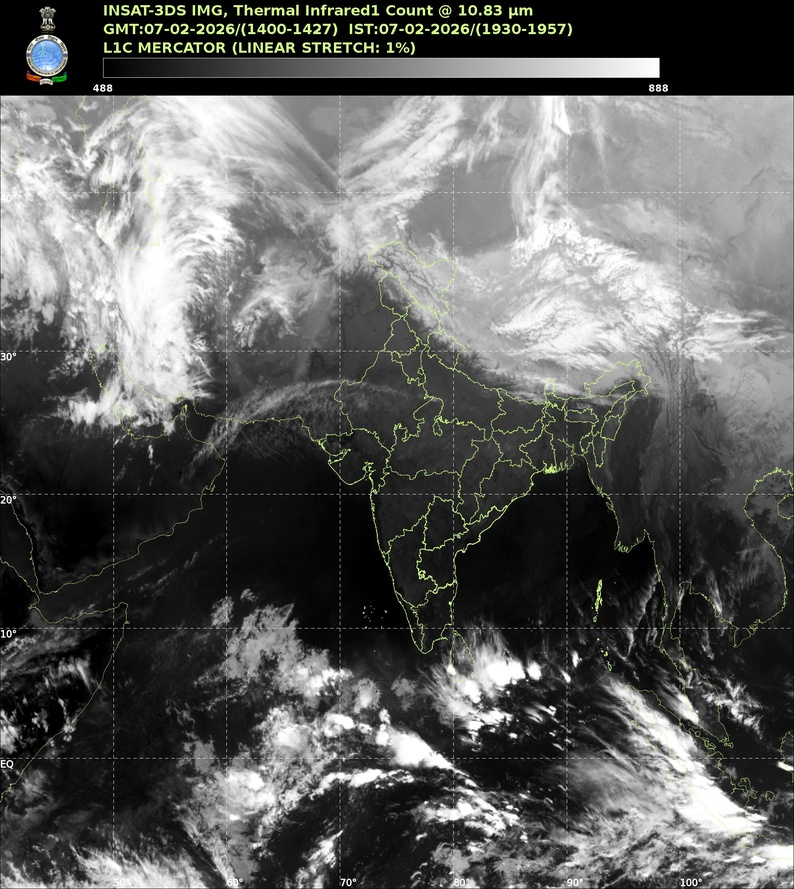
#> input picture 3Dasiasec_ir1.jpg, 794 x 889 px, shrunk from 2002 x 2242 before the run
$ python rainfall_analysis.py
#> lines starting #> are read from the running program, lines starting #| are printed output that depends on the picture
import numpy as np
from PIL import Image
import matplotlib.pyplot as plt
from matplotlib.patches import Patch

def analyze_satellite_image(image_path):
    """Analyze satellite image to identify potential rainfall regions."""
#> called with image_path = '3Dasiasec_ir1.jpg'

    img = Image.open(image_path)
#> img is the input picture: PIL image 794x889 RGB; mean R, G, B 96, 96.6, 95.1
    img_array = np.array(img)

    # Convert to grayscale if needed
    if len(img_array.shape) == 3:
        gray = np.mean(img_array, axis=2)
    else:
        gray = img_array

    # Image bounds (from the image metadata)
    # Approximate geographic bounds based on grid lines visible
    lat_min, lat_max = -5, 45  # Equator to ~45N
    lon_min, lon_max = 50, 105  # ~50E to ~105E

    header_height = 80
    data_region = gray[header_height:, :]
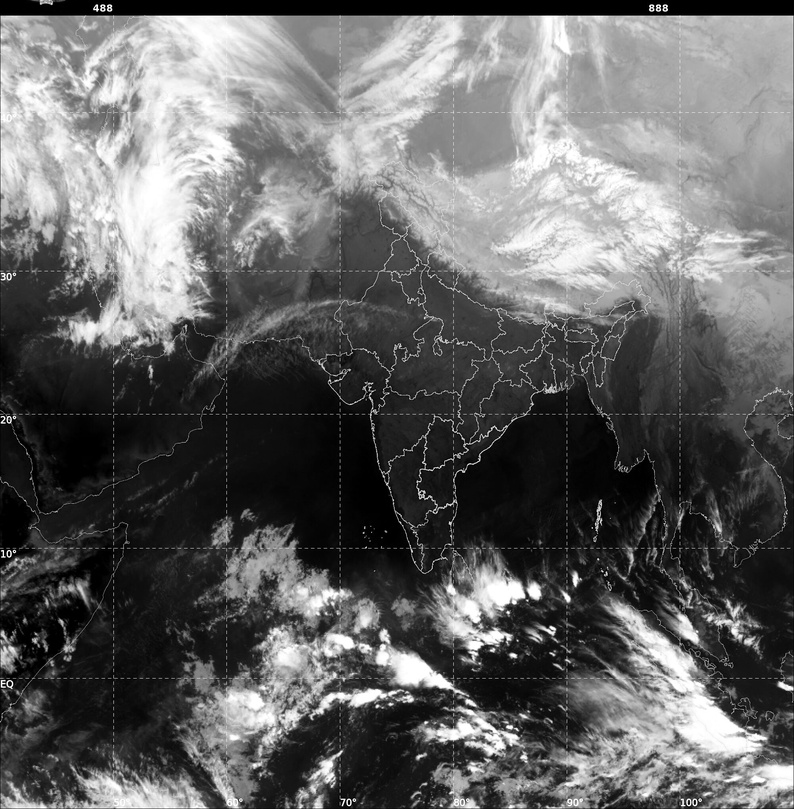
#> data_region: shape (809, 794) float64; min 0, max 255, mean 100.9

    height, width = data_region.shape
#> height = 809; width = 794

    # Cloud classification thresholds (IR imagery: brighter = colder = higher clouds)
    DENSE_CLOUD = 200  # Very bright - deep convective clouds, high rain probability
    MEDIUM_CLOUD = 160  # Medium brightness - moderate clouds
    LIGHT_CLOUD = 120  # Light clouds - low probability

    # Create classification map
    cloud_class = np.zeros_like(data_region)
    cloud_class[data_region >= DENSE_CLOUD] = 3  # High rain probability
    cloud_class[(data_region >= MEDIUM_CLOUD) & (data_region < DENSE_CLOUD)] = 2  # Medium
    cloud_class[(data_region >= LIGHT_CLOUD) & (data_region < MEDIUM_CLOUD)] = 1  # Low

    # Define regions of interest
    regions = {
        'North India (J&K, HP, Uttarakhand)': {'lat': (30, 40), 'lon': (70, 82)},
        'Northwest India (Punjab, Haryana, Rajasthan)': {'lat': (25, 32), 'lon': (70, 78)},
        'Northeast India': {'lat': (22, 30), 'lon': (88, 98)},
        'Central India (MP, Chhattisgarh)': {'lat': (18, 26), 'lon': (76, 85)},
        'Western India (Gujarat, Maharashtra)': {'lat': (15, 25), 'lon': (68, 76)},
        'South India (Karnataka, TN, Kerala)': {'lat': (8, 18), 'lon': (74, 82)},
        'Eastern India (Odisha, WB)': {'lat': (18, 25), 'lon': (82, 90)},
        'Arabian Sea': {'lat': (5, 20), 'lon': (55, 72)},
        'Bay of Bengal': {'lat': (5, 20), 'lon': (80, 95)},
        'Pakistan/Afghanistan': {'lat': (25, 38), 'lon': (60, 72)},
    }

    def latlon_to_pixel(lat, lon):
        """Convert lat/lon to pixel coordinates."""
        x = int((lon - lon_min) / (lon_max - lon_min) * width)
        y = int((lat_max - lat) / (lat_max - lat_min) * height)
        return max(0, min(x, width-1)), max(0, min(y, height-1))

    def analyze_region(lat_range, lon_range):
        """Analyze cloud cover in a specific region."""
        x1, y1 = latlon_to_pixel(lat_range[1], lon_range[0])
        x2, y2 = latlon_to_pixel(lat_range[0], lon_range[1])

        region_data = data_region[y1:y2, x1:x2]
        if region_data.size == 0:
            return 0, 0, 0

        total = region_data.size
        high_prob = np.sum(region_data >= DENSE_CLOUD) / total * 100
        medium_prob = np.sum((region_data >= MEDIUM_CLOUD) & (region_data < DENSE_CLOUD)) / total * 100
        low_prob = np.sum((region_data >= LIGHT_CLOUD) & (region_data < MEDIUM_CLOUD)) / total * 100

        return high_prob, medium_prob, low_prob

    # Analyze each region
    print("=" * 70)
    print("RAINFALL PROBABILITY ANALYSIS - INSAT-3DS Thermal IR Image")
    print("Date: 07-02-2026, Time: 19:30-19:57 IST")
    print("=" * 70)
    print()

    results = []
    for region_name, bounds in regions.items():
        high, medium, low = analyze_region(bounds['lat'], bounds['lon'])
        total_cloud = high + medium + low

        # Determine rainfall likelihood
        if high > 30:
            likelihood = "HIGH"
        elif high > 15 or (high + medium) > 40:
            likelihood = "MODERATE"
        elif total_cloud > 30:
            likelihood = "LOW"
        else:
            likelihood = "UNLIKELY"

        results.append({
            'region': region_name,
            'high': high,
            'medium': medium,
            'low': low,
            'likelihood': likelihood
        })
#> this loop made 10 passes
#> (high_prob in analyze_region, medium_prob in analyze_region, low_prob in analyze_region, high, medium, low, total_cloud) on passes 1 to 10: (16.6, 34.86, 32.3, 16.6, 34.86, 32.3, 83.77), (0.0229, 2.38, 9.45, 0.0229, 2.38, 9.45, 11.86), (18.96, 18.15, 18.95, 18.96, 18.15, 18.95, 56.06), (0.244, 1.57, 4.05, 0.244, 1.57, 4.05, 5.87), (0.138, 0.511, 1.5, 0.138, 0.511, 1.5, 2.15), (0.805, 1.59, 2.73, 0.805, 1.59, 2.73, 5.13), (0.29, 1.98, 4.36, 0.29, 1.98, 4.36, 6.63), (0.875, 2.5, 5.09, 0.875, 2.5, 5.09, 8.47), (6.02, 3.4, 3.95, 6.02, 3.4, 3.95, 13.37), (32.12, 15.27, 19.57, 32.12, 15.27, 19.57, 66.96)
#> pass 1, in analyze_region, `region_data = data_region[y1:y2, x1:x2]`:
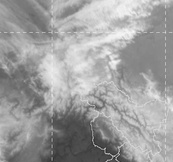
#> region_data: shape (162, 173) float64; min 31, max 247, mean 158.6
#> pass 2, in analyze_region (call 2), `region_data = data_region[y1:y2, x1:x2]`:
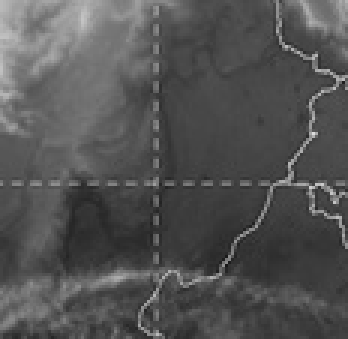
#> region_data: shape (113, 116) float64 (shown 3 times larger); min 24.67, max 221.3, mean 83.3
#> pass 3, in analyze_region (call 3), `region_data = data_region[y1:y2, x1:x2]`:
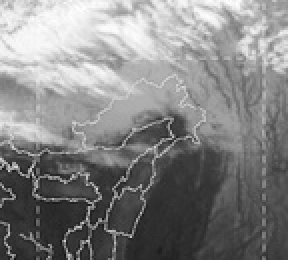
#> region_data: shape (130, 144) float64 (shown 2 times larger); min 11.67, max 255, mean 131.8
#> after the loop, results = 10 items

    # Sort by rainfall likelihood
    likelihood_order = {'HIGH': 0, 'MODERATE': 1, 'LOW': 2, 'UNLIKELY': 3}
    results.sort(key=lambda x: (likelihood_order[x['likelihood']], -x['high']))

    print(f"{'Region':<45} {'Dense%':>8} {'Medium%':>8} {'Likelihood':>12}")
    print("-" * 70)

    for r in results:
        print(f"{r['region']:<45} {r['high']:>7.1f}% {r['medium']:>7.1f}% {r['likelihood']:>12}")
#> this loop made 10 passes
#| Pakistan/Afghanistan                             32.1%    15.3%         HIGH
#| Northeast India                                  19.0%    18.1%     MODERATE
#| North India (J&K, HP, Uttarakhand)               16.6%    34.9%     MODERATE
#| Bay of Bengal                                     6.0%     3.4%     UNLIKELY
#| Arabian Sea                                       0.9%     2.5%     UNLIKELY
#| South India (Karnataka, TN, Kerala)               0.8%     1.6%     UNLIKELY
#| Eastern India (Odisha, WB)                        0.3%     2.0%     UNLIKELY
#| Central India (MP, Chhattisgarh)                  0.2%     1.6%     UNLIKELY
#> (further printed lines are left out)

    print()
    print("=" * 70)
    print("SUMMARY - Areas with Rainfall Potential:")
    print("=" * 70)

    high_rain = [r for r in results if r['likelihood'] == 'HIGH']
#> high_rain = 1 item
    moderate_rain = [r for r in results if r['likelihood'] == 'MODERATE']
#> moderate_rain = 2 items

    if high_rain:
        print("\nHIGH PROBABILITY:")
        for r in high_rain:
            print(f"  - {r['region']}")
#> this loop made 1 pass
#|   - Pakistan/Afghanistan

    if moderate_rain:
        print("\nMODERATE PROBABILITY:")
        for r in moderate_rain:
            print(f"  - {r['region']}")
#> this loop made 2 passes
#|   - Northeast India
#|   - North India (J&K, HP, Uttarakhand)

    # Create visualization
    fig, axes = plt.subplots(1, 2, figsize=(14, 8))

    # Original image
    axes[0].imshow(img_array)
    axes[0].set_title('Original Satellite Image (Thermal IR 10.83 μm)', fontsize=11)
    axes[0].axis('off')

    # Cloud classification overlay
    color_map = np.zeros((*data_region.shape, 3), dtype=np.uint8)
    color_map[cloud_class == 3] = [255, 0, 0]    # Red - high rain probability
    color_map[cloud_class == 2] = [255, 165, 0]  # Orange - medium
    color_map[cloud_class == 1] = [255, 255, 0]  # Yellow - low
    color_map[cloud_class == 0] = [0, 100, 0]    # Dark green - clear

    axes[1].imshow(color_map)
    axes[1].set_title('Cloud Classification & Rainfall Probability', fontsize=11)
    axes[1].axis('off')

    legend_elements = [
        Patch(facecolor='red', label='High Rain Probability (Dense Clouds)'),
        Patch(facecolor='orange', label='Moderate Probability'),
        Patch(facecolor='yellow', label='Low Probability'),
        Patch(facecolor='darkgreen', label='Clear / No Rain')
    ]
    axes[1].legend(handles=legend_elements, loc='lower right', fontsize=9)

    plt.tight_layout()
    plt.savefig('rainfall_analysis_output.png', dpi=150, bbox_inches='tight')
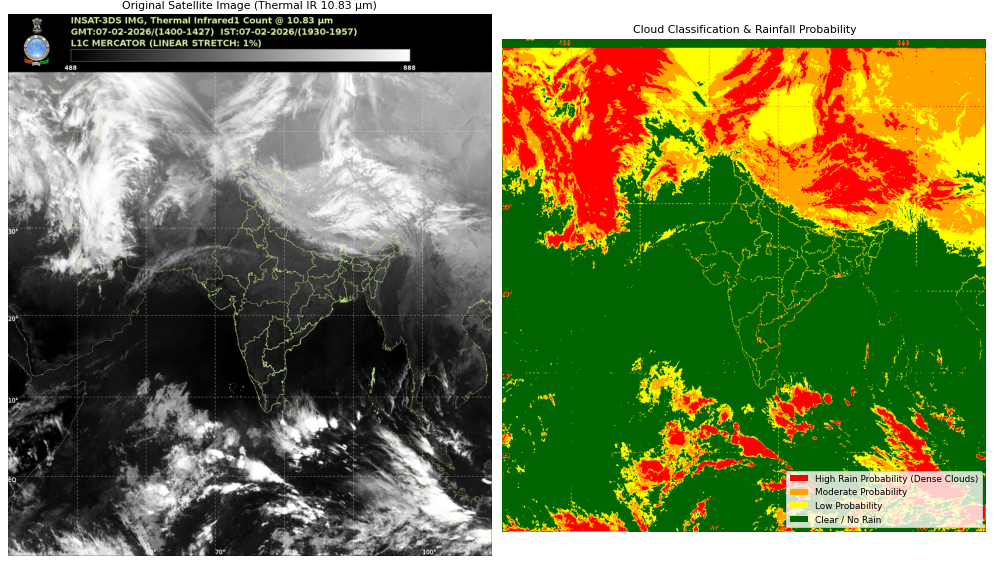
#> figure drawn by matplotlib, 2 panels
    plt.close()

    print(f"\nVisualization saved to: rainfall_analysis_output.png")

    return results

if __name__ == "__main__":
    results = analyze_satellite_image("3Dasiasec_ir1.jpg")
#> results = 10 items
